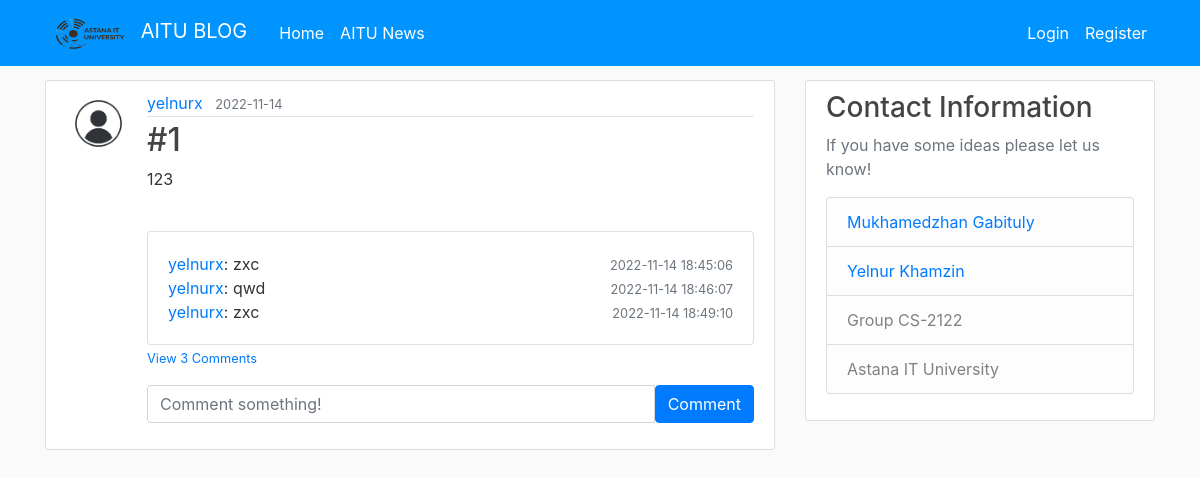
/post/1, run on the app's committed database.
### flaskforum/models.py (models this page shows, shortened)
class User(db.Model, UserMixin):
    id = db.Column(db.Integer, primary_key=True)
    username = db.Column(db.String(20), unique=True, nullable=False)
    email = db.Column(db.String(120), unique=True, nullable=False)
    image_file = db.Column(db.String(20), nullable=False, default='default.jpg')
    password = db.Column(db.String(60), nullable=False)
    posts = db.relationship('Post', backref='author', lazy=True)
    comments = db.relationship('Comment', backref='user', passive_deletes=True)

class Post(db.Model):
    id = db.Column(db.Integer, primary_key=True)
    title = db.Column(db.String(100), nullable=False)
    date_posted = db.Column(db.DateTime(timezone=True), default=func.now())
    content = db.Column(db.Text, nullable=False)
    user_id = db.Column(db.Integer, db.ForeignKey('user.id'), nullable=False)
    comments = db.relationship('Comment', backref='post', passive_deletes=True)

class Comment(db.Model):
    id = db.Column(db.Integer, primary_key=True)
    text = db.Column(db.String(200), nullable=False)
    date_created = db.Column(db.DateTime(timezone=True), default=func.now())
    author = db.Column(db.Integer, db.ForeignKey(
        'user.id', ondelete="CASCADE"), nullable=False)
    post_id = db.Column(db.Integer, db.ForeignKey(
        'post.id', ondelete="CASCADE"), nullable=False)

### flaskforum/routes.py (the view)
@app.route("/post/<int:post_id>")
def post(post_id):
    post = Post.query.get_or_404(post_id)
    return render_template('post.html', user=current_user, title=post.title, post=post)

### flaskforum/templates/post.html (shortened to what this page needs)
{% extends "layout.html" %}
{% block content %}
    <article class="media content-section">
      <img class="rounded-circle article-img" src="{{ url_for('static', filename='profile_pics/'+post.author.image_file) }}">
      <div class="media-body">
        <div class="article-metadata">
          <a class="mr-2" href="{{ url_for('user_posts', username=post.author.username) }}"a>{{ post.author.username }}</a>
          <small class="text-muted">{{ post.date_posted.strftime('%Y-%m-%d') }}</small>
        </div>
        <div>
          <h2 class="article-title">{{ post.title }}</h2>
          <p class="article-content">{{ post.content }}</p>
        </div>
        <div>
      <br />
      <div class="" id="comments-{{post.id}}">
        <div class="card">
          <div class="card-body" id="comments-expanded-{{post.id}}">
            {% for comment in post.comments %}
            <div class="d-flex justify-content-between align-items-center">
              <div>
                <a href="/posts/{{comment.user.username}}">{{comment.user.username}}</a>: {{comment.text}}
              </div>
              <div>
                <small class="text-muted"> {{comment.date_created}}</small>
              </div>
            </div>
            {% endfor %}
          </div>
        </div>
      </div>
      <p class="card-text">
        {% if post.comments|length > 0 %}
        <a data-bs-toggle="collapse" href="#comments-{{post.id}}" role="button">
          <small>View {{post.comments | length}} Comments</small>
        </a>
        {% else %}
        <small class="text-muted">No Comments</small>
        {% endif %}
      </p>
      <form class="input-group mb-3" method="POST" action="/create-comment/{{post.id}}">
        <input type="text" id="text" name="text" class="form-control" placeholder="Comment something!"/>
        <button type="submit" class="btn btn-primary">Comment</button>
      </form>
    </div>
    </article>
{% endblock content %}

### flaskforum/templates/layout.html (shortened to what this page needs)
<!DOCTYPE html>
<html xmlns="http://www.w3.org/1999/html">
<head>
    <link rel="stylesheet" href="https://maxcdn.bootstrapcdn.com/bootstrap/4.0.0/css/bootstrap.min.css">
    <link rel="stylesheet" type="text/css" href="{{ url_for('static', filename='main.css') }}">
</head>
<body>
    <header class="site-header">
      <nav class="navbar navbar-expand-md navbar-dark bg-steel fixed-top">
        <div class="container">
            <a class="navbar-brand mr-4 " href="/">
                <img src="/static/aitu.png" alt="aitu logo" width="90" height="40">
                AITU BLOG
            </a>
          <div class="collapse navbar-collapse" id="navbarToggle">
            <div class="navbar-nav mr-auto">
              <a class="nav-item nav-link" href="{{ url_for('home') }}">Home</a>
              <a class="nav-item nav-link" href="{{ url_for('news') }}">AITU News</a>
            </div>
            <div class="navbar-nav">
              {% if current_user.is_authenticated %}
                <a class="nav-item nav-link" href="{{ url_for('new_post') }}">New Post</a>
                <a class="nav-item nav-link" href="{{ url_for('account') }}">Account</a>
                <a class="nav-item nav-link" href="{{ url_for('logout') }}">Logout</a>
              {% else %}
                <a class="nav-item nav-link" href="{{ url_for('login') }}">Login</a>
                <a class="nav-item nav-link" href="{{ url_for('register') }}">Register</a>
              {% endif %}
            </div>
          </div>
        </div>
      </nav>
    </header>
    <main role="main" class="container">
      <div class="row">
        <div class="col-md-8">
          {% block content %}{% endblock %}
        </div>
        <div class="col-md-4">
          <div class="content-section">
            <h3>Contact Information</h3>
            <p class='text-muted'>If you have some ideas please let us know!
              <ul class="list-group">
                <li class="list-group-item list-group-item-light"><a href="https://github.com/gabituly-m">Mukhamedzhan Gabituly</a></li>
                <li class="list-group-item list-group-item-light"><a href="https://github.com/Yelnur04">Yelnur Khamzin</a></li>
                <li class="list-group-item list-group-item-light">Group CS-2122</li>
                <li class="list-group-item list-group-item-light">Astana IT University</li>
              </ul>
            </p>
          </div>
        </div>
      </div>
    </main>
</body>
</html>

### flaskforum/static/main.css (style rules this page uses)
body { background: #fafafa; color: #333333; margin-top: 5rem; }
h1, h2, h3, h4, h5, h6 { color: #444444; }
.bg-steel { background-color: #0094ff; }
.site-header .navbar-nav .nav-link { color: #ffffff; }
.content-section { background: #ffffff; padding: 10px 20px; border: 1px solid #dddddd; border-radius: 3px; margin-bottom: 20px; }
.article-title { color: #444444; }
.article-content { white-space: pre-line; }
.article-img { height: 65px; width: 65px; margin-right: 16px; }
.article-metadata { padding-bottom: 1px; margin-bottom: 4px; border-bottom: 1px solid #e3e3e3 }

### data on the page
User: image_file (placeholder picture), author.username "yelnurx"
Post: date_posted "2022-11-14", title "#1", content "123"
Comment: user.username "yelnurx", text "zxc", date_created "2022-11-14 18:45:06"
Comment: user.username "yelnurx", text "qwd", date_created "2022-11-14 18:46:07"
Comment: user.username "yelnurx", text "zxc", date_created "2022-11-14 18:49:10"

### other printed values
{{ post.comments | length }} "3"
